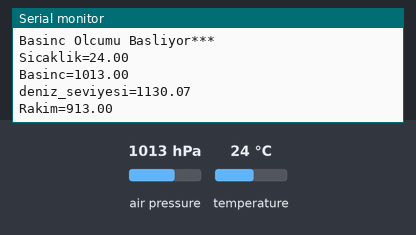
A sketch run on a simulated Arduino Uno, built with avr-gcc and run on an emulated ATmega328P. Parts: the last lines printed to the serial monitor. The test bench sets the inputs (shaded band); at power-on: air pressure 1013 hPa, temperature 24 °C.

Above: at 3.8 s.
3.9 s: air pressure set to 952 hPa
At 4.5 s:
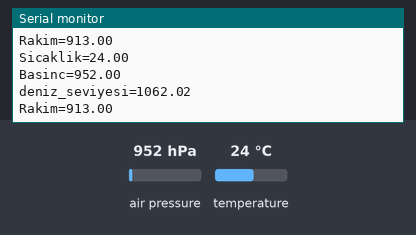
6.7 s: temperature set to 12 °C
9.5 s: air pressure set to 975 hPa
At 10.8 s:
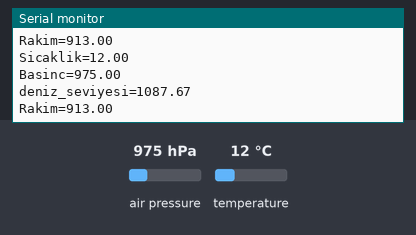
Timing chart, 0 to 12.5 s (numbered marks = the images above; inputs shaded):
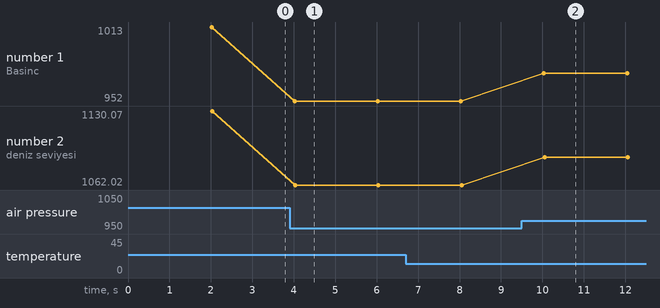

The sketch:

BMP180.ino
```cpp
#include <Wire.h>
#include <SFE_BMP180.h>
#define ALTITUDE 913

struct veriler {

  double sicaklik;
  double basinc;
  double deniz;
  double rakim_d;

};
struct veriler veri;
SFE_BMP180 bmp180;
bool durum=0;

void setup() {
  Serial.begin(9600);
  durum=bmp180.begin();
  if(durum!=0)
  {
    Serial.print("*********\n");
    Serial.println("""Basinc Olcumu Basliyor***");
  }
}

void loop() {

   veri.sicaklik=sicaklik_olcumu();
   veri.basinc=basinc_olcumu(veri.sicaklik);
   veri.deniz=deniz_seviyesi(veri.basinc);
   veri.rakim_d=rakim(veri.basinc,veri.deniz);

   if(!bool(0))
   {
      Serial.print("Sicaklik=");
      Serial.println(veri.sicaklik);
      Serial.print("Basinc=");
      Serial.println(veri.basinc);
      Serial.print("deniz_seviyesi=");
      Serial.println(veri.deniz);
      Serial.print("Rakim=");
      Serial.println(veri.rakim_d);

   }
}

double sicaklik_olcumu() {

  double sicaklik; bool kontr;
  kontr=bmp180.startTemperature();
  delay(1000);
  if(kontr!=0){
    bmp180.getTemperature(sicaklik);
  }

  return sicaklik;

}

double basinc_olcumu(double sicaklik) {

  double basinc; bool kontr;
  kontr=bmp180.startPressure(3);
  delay(1000);
  if(kontr!=0){
    bmp180.getPressure(basinc,sicaklik);
  }

  return basinc;
}

double deniz_seviyesi(double basinc) {

  double basinc_d;
  if(!bool(0))
  {
    basinc_d=bmp180.sealevel(basinc,ALTITUDE);
  }
  return basinc_d;

}

double rakim(double basinc,double basinc_d) {
  double rakim;
  if(!bool(0))
  {
    rakim=bmp180.altitude(basinc,basinc_d);
  }
  return rakim;
}
```

Measured:
- after the input at 3.9 s, the serial monitor: prints a new line after 0.12 s (image 1)
- after the input at 9.5 s, the serial monitor: prints a new line after 0.54 s (image 2)
- plotted number 1: 1013 → 952 after the input at 3.9 s, 952 → 975 after the input at 9.5 s
- plotted number 2: 1130.07 → 1062.02 after the input at 3.9 s, 1062.02 → 1087.67 after the input at 9.5 s
